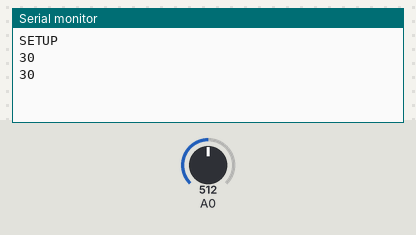
Simulated run of this sketch. Board: Arduino Uno, built for the host (arithmetic inside an expression is 32-bit, double 64-bit). Parts: the last lines printed to the serial monitor. Inputs (shaded band) come from the test bench; at power-on: A0 = 512.

Above: at 1.8 s.
1.9 s: A0 set to 716
At 2.8 s:
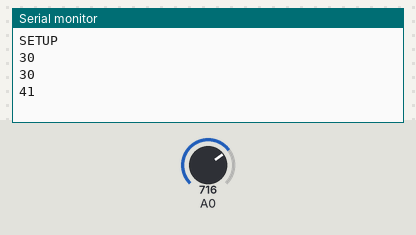
3.4 s: A0 set to 900
At 4.8 s:
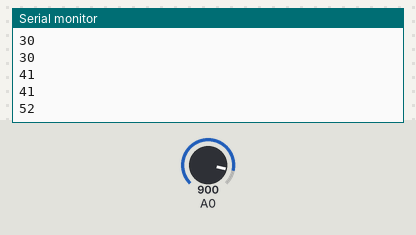
Timing chart, 0 to 6.4 s (numbered marks = the images above; inputs shaded):
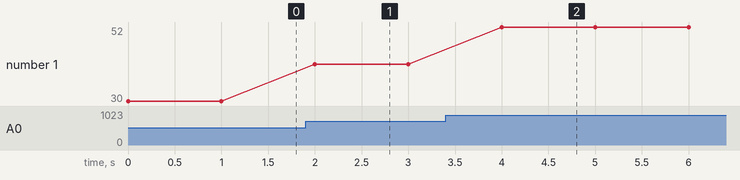

Measured:
- after the input at 1.9 s, the serial monitor: prints a new line after 0.10 s (image 1)
- after the input at 3.4 s, the serial monitor: prints a new line after 0.60 s (image 2)
- plotted number 1: 30 → 41 after the input at 1.9 s, 41 → 52 after the input at 3.4 s

The sketch:

NavarreteJesus_Deber9.ino
```cpp
#include<avr/wdt.h>

int tiempo=0;
int aux=0;
String cont;
uint8_t Array[8];

void setup(){
Serial.begin(9600);
Serial.println("SETUP");
wdt_enable(Array);
}
void loop(){
  tiempo=analogRead(0);
  aux=(tiempo*60/1023);
  Serial.println(aux);
  delay(1000);
  cont=("WDTO_",aux ,"S");
  cont.toCharArray(Array,8);
}
```
